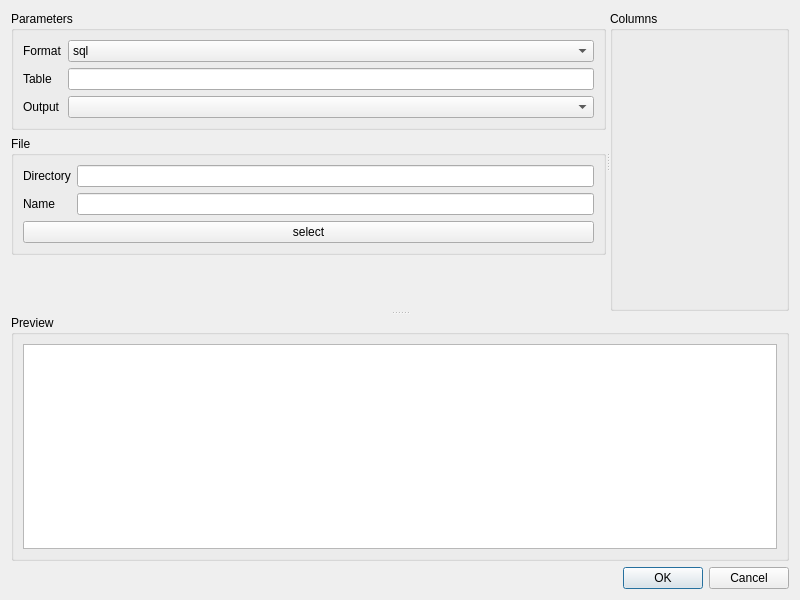
<?xml version="1.0" encoding="UTF-8"?>
<ui version="4.0">
 <class>SaveDataDialog</class>
 <widget class="QDialog" name="SaveDataDialog">
  <property name="geometry">
   <rect>
    <x>0</x>
    <y>0</y>
    <width>800</width>
    <height>600</height>
   </rect>
  </property>
  <property name="windowTitle">
   <string>Save Data</string>
  </property>
  <layout class="QVBoxLayout" name="verticalLayout_4">
   <item>
    <widget class="QSplitter" name="verticalSplitter">
     <property name="orientation">
      <enum>Qt::Vertical</enum>
     </property>
     <widget class="QSplitter" name="horizontalSplitter">
      <property name="orientation">
       <enum>Qt::Horizontal</enum>
      </property>
      <widget class="QWidget" name="layoutWidget">
       <layout class="QVBoxLayout" name="verticalLayout">
        <item>
         <widget class="QGroupBox" name="groupBox">
          <property name="title">
           <string>Parameters</string>
          </property>
          <layout class="QGridLayout" name="gridLayout_3">
           <item row="0" column="0">
            <widget class="QLabel" name="label">
             <property name="text">
              <string>Format</string>
             </property>
            </widget>
           </item>
           <item row="0" column="1">
            <widget class="QComboBox" name="format">
             <item>
              <property name="text">
               <string>sql</string>
              </property>
             </item>
             <item>
              <property name="text">
               <string>csv</string>
              </property>
             </item>
            </widget>
           </item>
           <item row="1" column="0">
            <widget class="QLabel" name="label_3">
             <property name="text">
              <string>Table</string>
             </property>
            </widget>
           </item>
           <item row="1" column="1">
            <widget class="QLineEdit" name="table"/>
           </item>
           <item row="2" column="0">
            <widget class="QLabel" name="label_4">
             <property name="text">
              <string>Output</string>
             </property>
            </widget>
           </item>
           <item row="2" column="1">
            <widget class="QComboBox" name="output"/>
           </item>
          </layout>
         </widget>
        </item>
        <item>
         <widget class="QGroupBox" name="FileGroup">
          <property name="title">
           <string>File</string>
          </property>
          <layout class="QGridLayout" name="gridLayout_2">
           <item row="0" column="1">
            <widget class="QLineEdit" name="outputDir"/>
           </item>
           <item row="1" column="0">
            <widget class="QLabel" name="label_5">
             <property name="text">
              <string>Name</string>
             </property>
            </widget>
           </item>
           <item row="2" column="0" colspan="2">
            <widget class="QPushButton" name="selectPath">
             <property name="text">
              <string>select</string>
             </property>
            </widget>
           </item>
           <item row="0" column="0">
            <widget class="QLabel" name="label_2">
             <property name="text">
              <string>Directory</string>
             </property>
            </widget>
           </item>
           <item row="1" column="1">
            <widget class="QLineEdit" name="outputName"/>
           </item>
          </layout>
         </widget>
        </item>
        <item>
         <spacer name="verticalSpacer">
          <property name="orientation">
           <enum>Qt::Vertical</enum>
          </property>
          <property name="sizeHint" stdset="0">
           <size>
            <width>20</width>
            <height>40</height>
           </size>
          </property>
         </spacer>
        </item>
       </layout>
      </widget>
      <widget class="QGroupBox" name="groupBox_3">
       <property name="title">
        <string>Columns</string>
       </property>
       <layout class="QVBoxLayout" name="verticalLayout_2">
        <item>
         <widget class="SelectColumnsWidget" name="columns" native="true">
          <property name="minimumSize">
           <size>
            <width>32</width>
            <height>32</height>
           </size>
          </property>
         </widget>
        </item>
       </layout>
      </widget>
     </widget>
     <widget class="QGroupBox" name="groupBox_2">
      <property name="title">
       <string>Preview</string>
      </property>
      <layout class="QVBoxLayout" name="verticalLayout_3">
       <item>
        <widget class="TextEdit" name="preview"/>
       </item>
      </layout>
     </widget>
    </widget>
   </item>
   <item>
    <widget class="QDialogButtonBox" name="buttonBox">
     <property name="orientation">
      <enum>Qt::Horizontal</enum>
     </property>
     <property name="standardButtons">
      <set>QDialogButtonBox::Cancel|QDialogButtonBox::Ok</set>
     </property>
    </widget>
   </item>
  </layout>
 </widget>
 <customwidgets>
  <customwidget>
   <class>SelectColumnsWidget</class>
   <extends>QWidget</extends>
   <header>widget/selectcolumnswidget.h</header>
   <container>1</container>
  </customwidget>
  <customwidget>
   <class>TextEdit</class>
   <extends>QTextEdit</extends>
   <header>textedit.h</header>
  </customwidget>
 </customwidgets>
 <resources/>
 <connections>
  <connection>
   <sender>buttonBox</sender>
   <signal>accepted()</signal>
   <receiver>SaveDataDialog</receiver>
   <slot>accept()</slot>
   <hints>
    <hint type="sourcelabel">
     <x>248</x>
     <y>254</y>
    </hint>
    <hint type="destinationlabel">
     <x>157</x>
     <y>274</y>
    </hint>
   </hints>
  </connection>
  <connection>
   <sender>buttonBox</sender>
   <signal>rejected()</signal>
   <receiver>SaveDataDialog</receiver>
   <slot>reject()</slot>
   <hints>
    <hint type="sourcelabel">
     <x>316</x>
     <y>260</y>
    </hint>
    <hint type="destinationlabel">
     <x>286</x>
     <y>274</y>
    </hint>
   </hints>
  </connection>
 </connections>
</ui>
